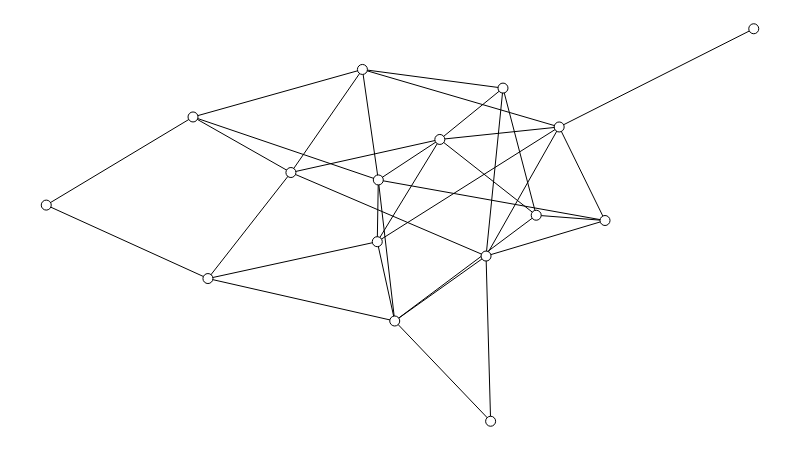

The cell this chart's notebook holds for it:
### Markdown cell above
Opa, isso é promissor! Temos um comportamento quase logaritmico, ou seja, parece que o comprimento médio praticamente estabiliza a partir de um certo número de nós. Isso parece ser uma boa proposta de pequeno mundo! Mas...

## O teste do macaco

As duplas Elisa/Bruna e Isabella/Hugo repararam que esse tipo de comportamento logaritmico também parece ser verdade para um grafo *aleatório*. O que significa grafo aleatório? Imagine um grafo que começa vazio, sem nenhuma aresta, e aos poucos um macaco vai colocando arestas aleatoriamente.

Esse modelo de construção é conhecido como [Erdos-Renyi](https://en.wikipedia.org/wiki/Erd%C5%91s%E2%80%93R%C3%A9nyi_model) e sua formalização é simples: existe uma probabilidade $p$ tal que, para quaisquer dois nós $n$ e $m$, a probabilidade da aresta $\{n, m\}$ existir é $p$.

É fácil adaptar uma função pronta do *NetworkX* para gerar grafos Erdos-Renyi com dado número de nós e dado grau médio esperado.

### Code cell
def erdos_renyi_graph(num_nodes, avg_degree):
    if num_nodes == 1:
        return nx.empty_graph(num_nodes)

    # Calcula limite de arestas a partir do grau médio.
    # Você consegue enxergar porque essa relação vale?
    max_edges = int((num_nodes * avg_degree) / 2 + 0.5)

    # A partir desse limite de arestas, calculamos o p.
    p = max_edges / (num_nodes * (num_nodes - 1))

    # Agora podemos usar a função pronta, baseada em p.
    return nx.erdos_renyi_graph(num_nodes, p)


# Gera um grafo aleatório.
g = erdos_renyi_graph(NUM_NODES, AVG_DEGREE)

# Atribui posições aos nós.
sn.set_spring_positions(g)

# Mostra o grafo.
show_graph(g)

### Figure 1 — Plotly figure (JSON) as saved in the notebook; plotly's stock layout.template omitted (floating-point values rounded to 4 significant figures)
{"data": [{"hoverinfo": "none", "line": {"color": "rgb(0, 0, 0)", "width": 1}, "mode": "lines", "type": "scatter", "uid": "ea6c3122-a9fb-11e8-99ab-d45ddf04521d", "x": [0.4925, 0.6281, null, 0.4925, 0.2285, null, 0.4925, 0.6216, null, 0.4925, 0.6925, null, 0.4925, 0.4679, null, 0.4925, 0.4693, null, 0.6281, 0.6216, null, 0.7898, 0.6216, null, 0.7898, 0.6925, null, 0.7898, 0.725, null, 0.7898, 0.4693, null, 0.4469, 0.6456, null, 0.4469, 0.2074, null, 0.4469, 0.725, null, 0.4469, 0.3458, null, 0.4469, 0.4693, null, 0.2285, 0.4679, null, 0.2285, 0.3458, null, 0.2285, 0, null, 0.5563, 0.6925, null, 0.5563, 0.6456, null, 0.5563, 0.725, null, 0.5563, 0.4679, null, 0.5563, 0.3458, null, 0.5563, 0.4693, null, 1, 0.725, null, 0, 0.2074, null, 0.6216, 0.6456, null, 0.6216, 0.725, null, 0.6216, 0.3458, null, 0.6925, 0.6456, null, 0.2074, 0.4693, null, 0.2074, 0.3458, null, 0.725, 0.4679, null, 0.4679, 0.4693, null], "y": [0.2554, 0, null, 0.2554, 0.3636, null, 0.2554, 0.4209, null, 0.2554, 0.5249, null, 0.2554, 0.4575, null, 0.2554, 0.6148, null, 0, 0.4209, null, 0.5114, 0.4209, null, 0.5114, 0.5249, null, 0.5114, 0.7498, null, 0.5114, 0.6148, null, 0.8963, 0.8488, null, 0.8963, 0.7753, null, 0.8963, 0.7498, null, 0.8963, 0.6337, null, 0.8963, 0.6148, null, 0.3636, 0.4575, null, 0.3636, 0.6337, null, 0.3636, 0.5507, null, 0.718, 0.5249, null, 0.718, 0.8488, null, 0.718, 0.7498, null, 0.718, 0.4575, null, 0.718, 0.6337, null, 0.718, 0.6148, null, 1, 0.7498, null, 0.5507, 0.7753, null, 0.4209, 0.8488, null, 0.4209, 0.7498, null, 0.4209, 0.6337, null, 0.5249, 0.8488, null, 0.7753, 0.6148, null, 0.7753, 0.6337, null, 0.7498, 0.4575, null, 0.4575, 0.6148, null]}, {"hoverinfo": "none", "marker": {"color": "rgb(255, 255, 255)", "line": {"color": "rgb(0, 0, 0)", "width": 1}, "size": 10}, "mode": "markers+text", "text": [], "textfont": {"color": "rgb(0, 0, 0)"}, "textposition": "middle center", "type": "scatter", "uid": "ea6c3123-a9fb-11e8-9a4b-d45ddf04521d", "x": [0.4925, 0.6281, 0.7898, 0.4469, 0.2285, 0.5563, 1, 0, 0.6216, 0.6925, 0.6456, 0.2074, 0.725, 0.4679, 0.3458, 0.4693], "y": [0.2554, 0, 0.5114, 0.8963, 0.3636, 0.718, 1, 0.5507, 0.4209, 0.5249, 0.8488, 0.7753, 0.7498, 0.4575, 0.6337, 0.6148]}], "layout": {"height": 450, "margin": {"b": 0, "l": 0, "r": 0, "t": 0}, "showlegend": false, "width": 800, "xaxis": {"showgrid": false, "showticklabels": false, "zeroline": false}, "yaxis": {"showgrid": false, "showticklabels": false, "zeroline": false}}}
